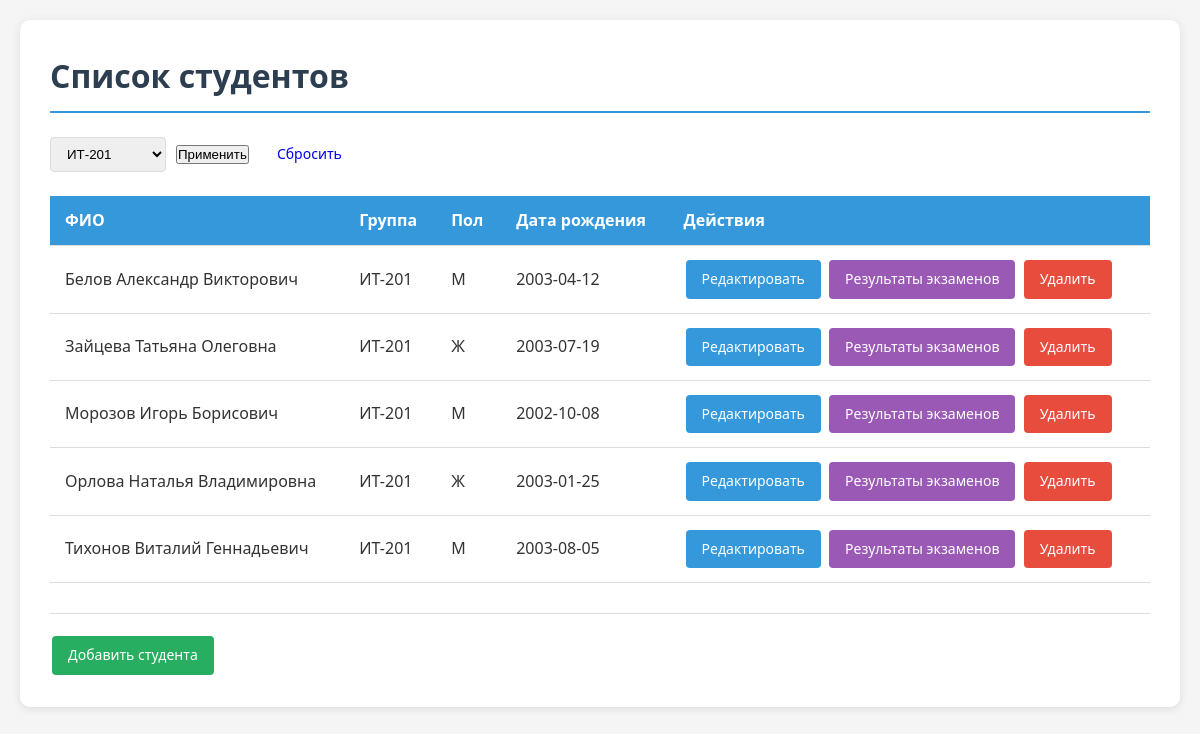
Screenshot of /index.php?group=3 with the database file from the repository.
### tables this page shows
CREATE TABLE students (
    id INTEGER PRIMARY KEY AUTOINCREMENT,
    last_name TEXT NOT NULL,
    first_name TEXT NOT NULL,
    middle_name TEXT,
    group_id INTEGER NOT NULL,
    gender TEXT CHECK(gender IN ('М', 'Ж')),
    birth_date DATE,
    FOREIGN KEY (group_id) REFERENCES groups(id) ON DELETE RESTRICT
);

CREATE TABLE groups (
    id INTEGER PRIMARY KEY AUTOINCREMENT,
    group_number TEXT NOT NULL UNIQUE
);

### includes/functions.php (called while the page is built, shortened)
<?php
function getGroups($db) {
    $stmt = $db->query('SELECT * FROM groups ORDER BY group_number');
    return $stmt->fetchAll(PDO::FETCH_ASSOC);
}
function getStudents($db, $group_filter = null) {
    $sql = 'SELECT s.*, g.group_number
            FROM students s
            JOIN groups g ON s.group_id = g.id';
    if ($group_filter) {
        $sql .= ' WHERE g.id = :group_id';
        $stmt = $db->prepare($sql);
        $stmt->execute([':group_id' => $group_filter]);
    } else {
        $stmt = $db->query($sql);
    }
    return $stmt->fetchAll(PDO::FETCH_ASSOC);
}
?>

### public/index.php (the view, shortened to what this page needs)
<?php
require_once '../includes/db.php';
require_once '../includes/functions.php';
$db = getDB();
$groups = getGroups($db);
$group_filter = $_GET['group'] ?? null;
$students = getStudents($db, $group_filter);
usort($students, function($a, $b) {
    $cmp = strcmp($a['group_number'], $b['group_number']);
    if ($cmp === 0) {
        return strcmp($a['last_name'], $b['last_name']);
    }
    return $cmp;
});
?>
<!DOCTYPE html>
<html lang="ru">
<head>
    <link rel="stylesheet" href="styles.css">
</head>
<body>
    <div class="container">
        <h1>Список студентов</h1>
        <form method="get" action="" class="filter-form">
            <select name="group" onchange="this.form.submit()">
                <?php foreach ($groups as $group): ?>
                    <option value="<?= $group['id'] ?>"
                        <?= ($group_filter == $group['id']) ? 'selected' : '' ?>>
                        <?= htmlspecialchars($group['group_number']) ?>
                    </option>
                <?php endforeach; ?>
            </select>
            <button type="submit">Применить</button>
            <a href="?" class="btn">Сбросить</a>
        </form>
        <table>
            <thead>
                <tr>
                    <th>ФИО</th>
                    <th>Группа</th>
                    <th>Пол</th>
                    <th>Дата рождения</th>
                    <th>Действия</th>
                </tr>
            </thead>
            <tbody>
                <?php if (empty($students)): ?>
                    <tr>
                        <td colspan="5" class="text-center">Нет данных</td>
                    </tr>
                <?php else: ?>
                    <?php foreach ($students as $student): ?>
                    <tr>
                        <td><?= htmlspecialchars($student['last_name'] . ' ' .
                            $student['first_name'] . ' ' .
                            ($student['middle_name'] ?? '')) ?></td>
                        <td><?= htmlspecialchars($student['group_number']) ?></td>
                        <td><?= htmlspecialchars($student['gender'] ?? '') ?></td>
                        <td><?= $student['birth_date'] ?? '' ?></td>
                        <td class="actions">
                            <a href="student_form.php?id=<?= $student['id'] ?>" class="btn edit">Редактировать</a>
                            <a href="exams.php?student_id=<?= $student['id'] ?>" class="btn exams">Результаты экзаменов</a>
                            <a href="student_delete.php?id=<?= $student['id'] ?>" class="btn delete"
                               onclick="return confirm('Удалить студента?')">Удалить</a>
                        </td>
                    </tr>
                    <?php endforeach; ?>
                <?php endif; ?>
            </tbody>
        </table>
        <div class="footer">
            <a href="student_form.php" class="btn add">Добавить студента</a>
        </div>
    </div>
</body>
</html>

### public/styles.css (style rules this page uses)
* { margin: 0; padding: 0; box-sizing: border-box; }
body { font-family: 'Segoe UI', Tahoma, Geneva, Verdana, sans-serif; line-height: 1.6; color: #333; background-color: #f5f5f5; padding: 20px; }
.container { max-width: 1200px; margin: 0 auto; background: white; padding: 30px; border-radius: 10px; box-shadow: 0 2px 10px rgba(0,0,0,0.1); }
h1 { color: #2c3e50; margin-bottom: 20px; padding-bottom: 10px; border-bottom: 2px solid #3498db; }
table { width: 100%; border-collapse: collapse; margin: 20px 0; }
th, td { padding: 12px 15px; text-align: left; border-bottom: 1px solid #ddd; }
th { background-color: #3498db; color: white; font-weight: 600; }
.btn { display: inline-block; padding: 8px 16px; text-decoration: none; border-radius: 4px; font-weight: 500; cursor: pointer; transition: all 0.3s ease; border: none; font-size: 14px; margin: 2px; }
.btn.add { background-color: #27ae60; color: white; }
.btn.edit { background-color: #3498db; color: white; }
.btn.delete { background-color: #e74c3c; color: white; }
.btn.exams { background-color: #9b59b6; color: white; }
.actions { white-space: nowrap; }
.filter-form { margin: 20px 0; display: flex; gap: 10px; align-items: center; }
.filter-form select { padding: 8px 12px; border-radius: 4px; border: 1px solid #ddd; }
.footer { margin-top: 30px; padding-top: 20px; border-top: 1px solid #ddd; display: flex; gap: 10px; }

### rows the page displays
students: last_name+first_name+middle_name "Белов Александр Викторович", group.group_number "ИТ-201", gender "М", birth_date "2003-04-12"
students: last_name+first_name+middle_name "Зайцева Татьяна Олеговна", group.group_number "ИТ-201", gender "Ж", birth_date "2003-07-19"
students: last_name+first_name+middle_name "Морозов Игорь Борисович", group.group_number "ИТ-201", gender "М", birth_date "2002-10-08"
students: last_name+first_name+middle_name "Орлова Наталья Владимировна", group.group_number "ИТ-201", gender "Ж", birth_date "2003-01-25"
students: last_name+first_name+middle_name "Тихонов Виталий Геннадьевич", group.group_number "ИТ-201", gender "М", birth_date "2003-08-05"

### other values shown
form field group "ИТ-201"
